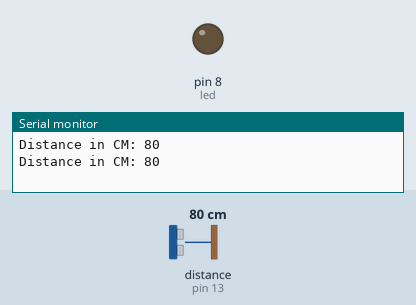
Bench run of a sketch on a simulated Arduino Uno, built with avr-gcc and run on an emulated ATmega328P. Shown: output pins drawn as LEDs (lit = HIGH), the last lines printed to the serial monitor. The inputs (shaded band) are chosen by the test bench; at power-on: distance to the obstacle (sensor on pin 13) 80 cm. The echo pulse lasts 58.3 µs per cm.

Above: at 1.2 s.
1.3 s: distance to the obstacle (sensor on pin 13) set to 11 cm
3.2 s: distance to the obstacle (sensor on pin 13) set to 8 cm
At 4.9 s:
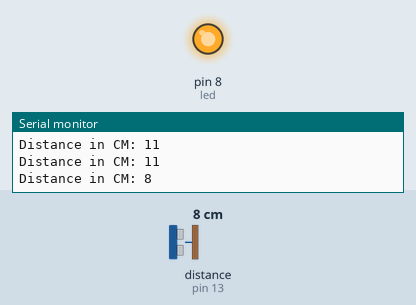
5.5 s: distance to the obstacle (sensor on pin 13) set to 18 cm
At 6.6 s:
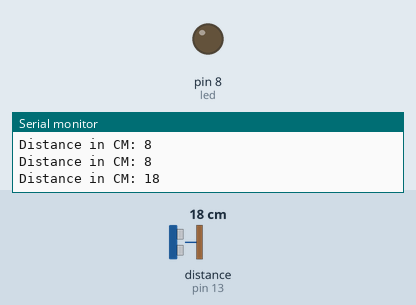
7.5 s: distance to the obstacle (sensor on pin 13) set to 2 cm
At 8.4 s:
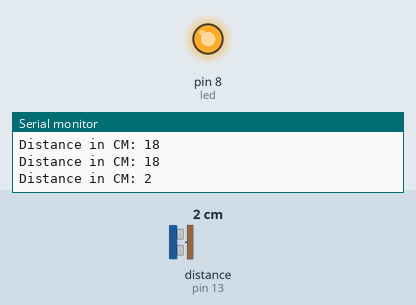
Timing chart, 0 to 10.5 s (numbered marks = the images above; inputs shaded):
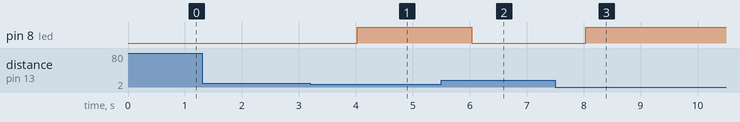

Measured:
- the behaviour switches between 10 and 9 cm on distance to the obstacle (sensor on pin 13) (found by bisection; images 0 and 1)
- after the input at 3.2 s, pin 8 (led): LOW → HIGH after 0.83 s
- after the input at 5.5 s, pin 8 (led): HIGH → LOW after 0.53 s
- after the input at 7.5 s, pin 8 (led): LOW → HIGH after 0.54 s

The sketch:

aula3.4.ino
```cpp
// (licence header left out)
#include <Ultrasonic.h>

/*
 * Pass as a parameter the trigger and echo pin, respectively,
 * or only the signal pin (for sensors 3 pins), like:
 * Ultrasonic ultrasonic(13);
 */

#define led 8

int dist_cm;

Ultrasonic ultrasonic(12, 13);


void setup() {
  Serial.begin(9600);
  pinMode(led,OUTPUT);
  digitalWrite(led,LOW);
}

void loop() {
  dist_cm=ultrasonic.distanceRead();
  if(dist_cm<10){
    digitalWrite(led,HIGH);
  }
  else{
    digitalWrite(led,LOW);
  }

  Serial.print("Distance in CM: ");
  // Pass INC as a parameter to get the distance in inches
  Serial.println(ultrasonic.distanceRead());
  delay(1000);
}
```
